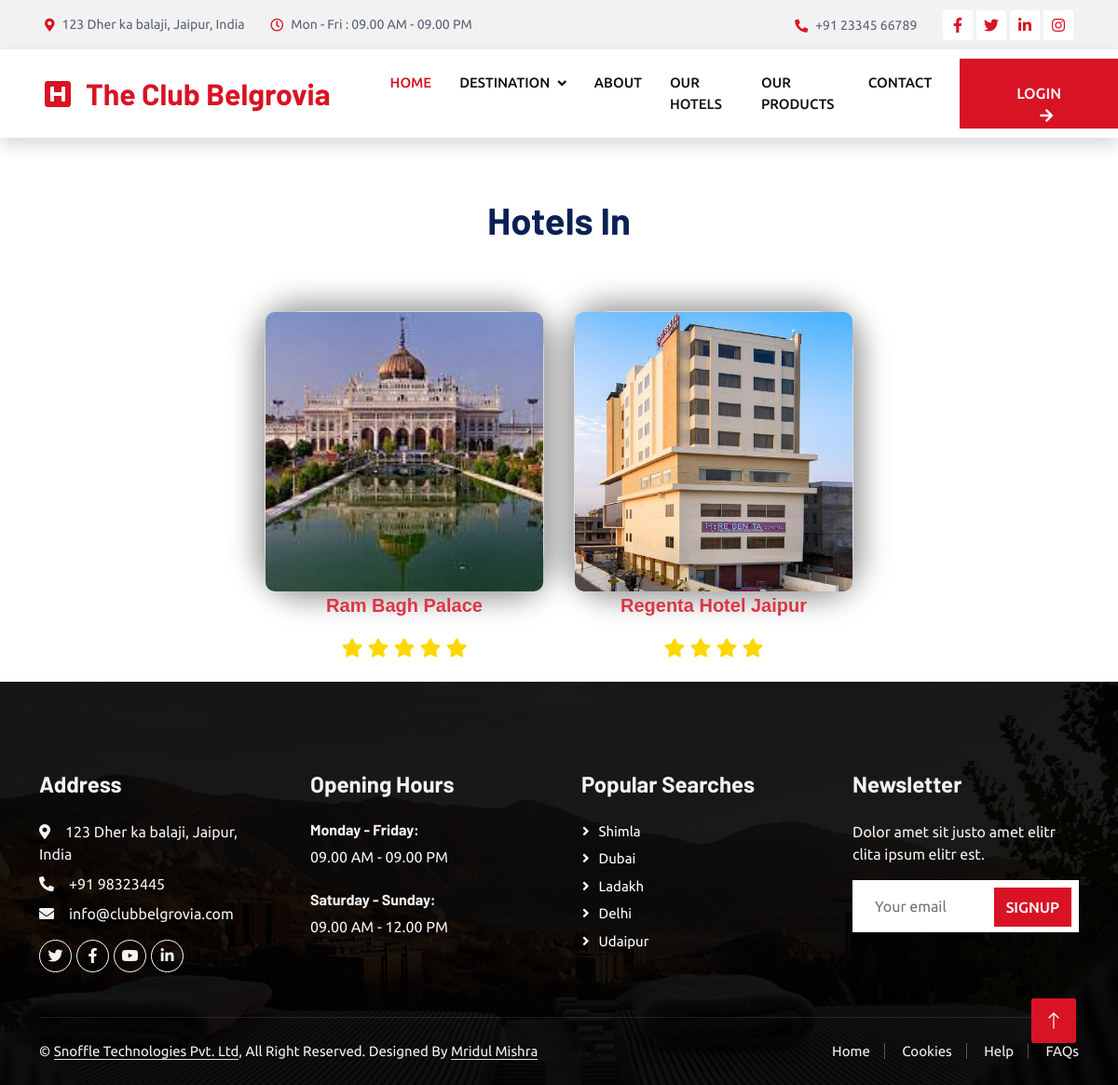
Screenshot of /display_city/1/ with the database file from the repository.
### hotels/models.py (models this page shows, shortened)
class Hotel(models.Model):
    name = models.CharField(max_length=50)
    star = models.SmallIntegerField()
    image = models.ImageField(upload_to='hotel')
    city = models.ForeignKey(City, on_delete=models.CASCADE, blank=True, null=True,default=None)

### club_belgrovia/views.py (the view)
# urls.py: path('display_city/<int:city_id>/',display_city,name='dcity'),
def display_city(request,city_id):
    hotels = Hotel.objects.filter(city=city_id)
    indian = City.objects.filter(country__name='India')
    countries = Country.objects.exclude(name='India')
    city = City.objects.filter(id=city_id)[0]
    context={
        'hotels':hotels,
        'local':indian,
        'foreign':countries,
        'city':city
    }
    return render(request,'destination.html',context)

### Template/destination.html (shortened to what this page needs)
{% extends 'base.html' %}
{% load static %}
{% block mainbody %}
<div class="text-center mt-5 pt-3">
    <h1>Hotels In {{place}}</h1>
</div>
<div class="cards-list row justify-content-center w-100 pt-3">
    {% for hotel in hotels %}
    <div class="card col-lg-3 col-md-6 p-0 mx-3">
        <div class="card_image  ">
         <img src="{{ hotel.image.url }}"/>
        </div>
        <div class="card_title title-white">
          <p class="text-danger">{{ hotel.name }}
            {% if hotel.star > 0 %}
            <div class="fa fa-star" style="color: #FFD700;"></div>
            {% endif %}
            {% if hotel.star > 1 %}
            <div class="fa fa-star" style="color: #FFD700;"></div>
            {% endif %}
            {% if hotel.star > 2 %}
            <div class="fa fa-star" style="color: #FFD700;"></div>
            {% endif %}
            {% if hotel.star > 3 %}
            <div class="fa fa-star" style="color: #FFD700;"></div>
            {% endif %}
            {% if hotel.star > 4 %}
            <div class="fa fa-star" style="color: #FFD700;"></div>
            {% endif %}
        </div>
    </div>
    {% endfor %}
</div>
{% endblock %}

### static/css/style.css (style rules this page uses)
:root { --primary: #D81324; --secondary: #0B2154; --light: #F2F2F2; --dark: #111111; }
.cards-list { z-index: 0; width: 70%; margin: auto; }
.card { height: 330px; box-shadow: 5px 5px 30px 7px rgba(0,0,0,0.25), -5px -5px 30px 7px rgba(0,0,0,0.22); cursor: pointer; transition: 0.4s; }
.card .card_image { width: 100%; height: inherit; border-radius: 40px; }
.card .card_image img { width: inherit; height: inherit; border-radius: 10px; object-fit: cover; }
.card .card_title { text-align: center; border-radius: 0px 0px 10px 10px; font-family: sans-serif; font-weight: bold; font-size: 20px; color: black; height: 40px; }
.title-white { color: white; }
.card { margin: 50px auto; height: 300px; border-radius: 40px; background-size: cover; background-repeat: no-repeat; background-position: center; background-repeat: no-repeat; box-shadow: 5px 5px 30px 7px rgba(0,0,0,0.25), -5px -5px 30px 7px rgba(0,0,0,0.22); transition: 0.4s; }

### rows the page displays
Hotel: image (picture), name "Ram Bagh Palace"
Hotel: image (picture), name "Regenta Hotel Jaipur"
